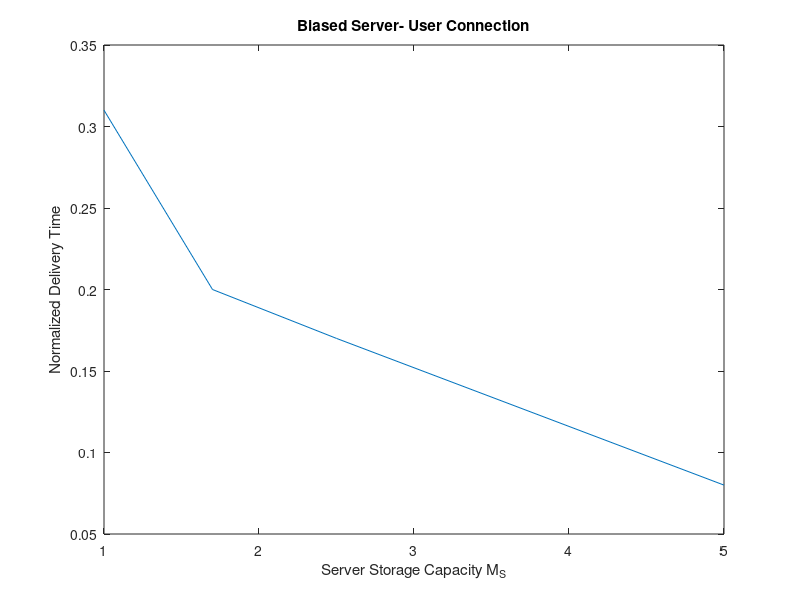

Here is the MATLAB script that generated this plot:
plot([1 1.7 2.5 5], [0.31 0.20 0.17 0.08])
ylabel('Normalized Delivery Time')
xlabel('Server Storage Capacity M_{S}')
title('Biased Server- User Connection')

